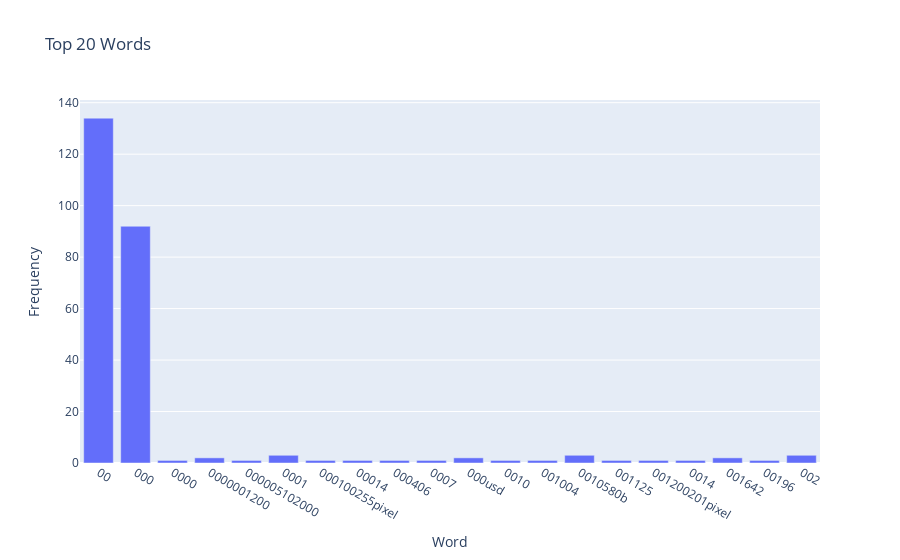

Source (notebook cell):
### Markdown cell above
### >>> **Exercise 13 (take home):** 
The chart above only contains 300 vocabulary in the documents, and it's already computationally intensive to both compute and visualize. Can you efficiently reduce the number of terms you want to visualize as an exercise.

### Code cell
# Answer here

import plotly.express as px

words = count_vect.get_feature_names_out()[:20]
counts = term_frequencies[:20]

fig = px.bar(x=words, y=counts, 
             labels={'x': 'Word', 'y': 'Frequency'}, 
             title='Top 20 Words')
fig.show()

### Figure 1 — Plotly figure (JSON) as saved in the notebook; plotly's stock layout.template omitted (floating-point values rounded to 4 significant figures)
{"data": [{"hovertemplate": "Word=%{x}<br>Frequency=%{y}<extra></extra>", "legendgroup": "", "marker": {"color": "#636efa", "pattern": {"shape": ""}}, "name": "", "orientation": "v", "showlegend": false, "textposition": "auto", "type": "bar", "x": ["00", "000", "0000", "0000001200", "000005102000", "0001", "000100255pixel", "00014", "000406", "0007", "000usd", "0010", "001004", "0010580b", "001125", "001200201pixel", "0014", "001642", "00196", "002"], "xaxis": "x", "y": [134, 92, 1, 2, 1, 3, 1, 1, 1, 1, 2, 1, 1, 3, 1, 1, 1, 2, 1, 3], "yaxis": "y"}], "layout": {"barmode": "relative", "legend": {"tracegroupgap": 0}, "title": {"text": "Top 20 Words"}, "xaxis": {"anchor": "y", "domain": [0, 1], "title": {"text": "Word"}}, "yaxis": {"anchor": "x", "domain": [0, 1], "title": {"text": "Frequency"}}}}
